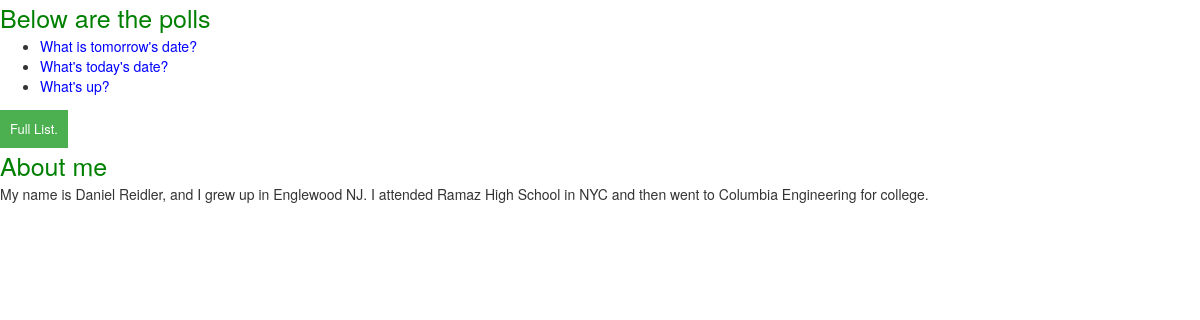
The page /polls/ on the database as committed earlier.
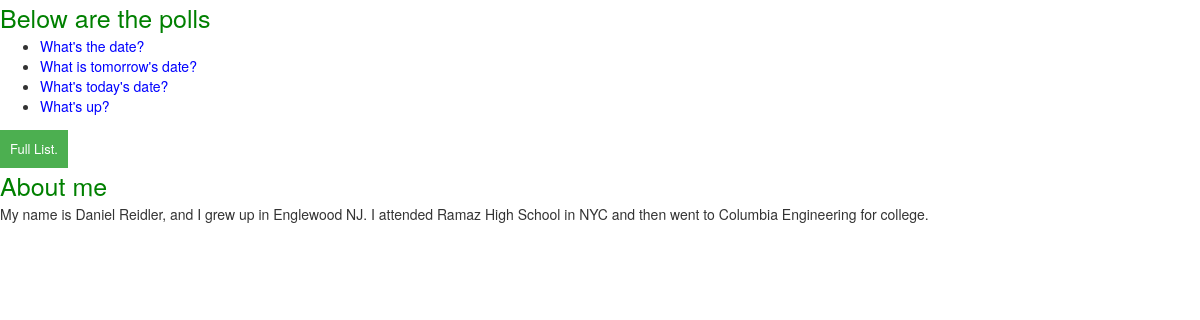
The same page on the database as committed later.
### polls/models.py (models this page shows, shortened)
class Question(models.Model):
	question_text = models.CharField(max_length=200)
	pub_date = models.DateTimeField('date published')
	def was_published_recently(self):
		now = timezone.now()
		return  timezone.now()-datetime.timedelta(days=1) <= self.pub_date <= now
	was_published_recently.admin_order_field= 'pub_date'
	was_published_recently.boolean = True
	was_published_recently.short_description = 'Published Recently?'

### polls/views.py (the view)
class IndexView(generic.ListView):
    template_name = 'polls/index.html'
    context_object_name = 'latest_question_list'
    def get_queryset(self):
        return Question.objects.filter(
            pub_date__lte=timezone.now()).order_by('-pub_date')[:5]

### polls/templates/polls/index.html
{% load staticfiles %}
<link rel="stylesheet" href="//maxcdn.bootstrapcdn.com/bootstrap/3.2.0/css/bootstrap.min.css">
<link rel="stylesheet" href="//maxcdn.bootstrapcdn.com/bootstrap/3.2.0/css/bootstrap-theme.min.css">
<link rel="stylesheet" type="text/css" href="{% static 'polls/style.css' %}">
{% if latest_question_list %}
	<h> Below are the polls </h>
    <ul>
    {% for question in latest_question_list %}
        <li><a href={% url 'polls:detail' question.id %}>{{ question.question_text }}</a></li>
    {% endfor %}
    </ul>
{% else %}
    <p>No polls are available.</p>
{% endif %}
<button href="{% url 'polls:index' %}" >Full List.</button>
<h><br> About me</br> </h>
<p> My name is Daniel Reidler, and I grew up in Englewood NJ. I attended Ramaz High School in NYC and then went to Columbia Engineering for college. </p>

### polls/static/polls/style.css (style rules this page uses)
li a { color:blue; }
h { color:green; font-size:25px; }
button { background-color: #4CAF50; border: 2px; color: white; padding: 10px 10px; text-align: center; text-decoration: none; display: inline-block; font-size: 13px; }

Rows that differ between the two databases and show on the page:
added Question: question_text "What's the date?"
